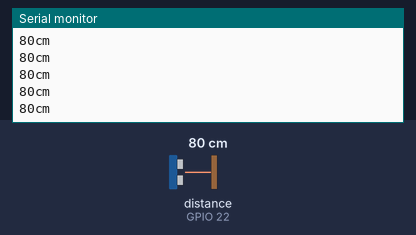
Bench run of a sketch on a simulated ESP32. Shown: the last lines printed to the serial monitor. Wiring (inferred from the names in the program): ultrasonic range finder: trigger GPIO 23; echo GPIO 22. The inputs (shaded band) are chosen by the test bench; at power-on: distance to the obstacle (sensor on GPIO 22) 80 cm. The echo pulse lasts 58.3 µs per cm.

Above: at 1.2 s.
1.3 s: distance to the obstacle (sensor on GPIO 22) set to 2 cm
At 1.37 s:
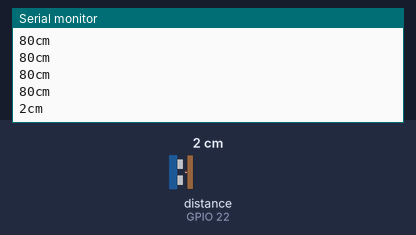
2.8 s: distance to the obstacle (sensor on GPIO 22) set to 4 cm
At 2.88 s:
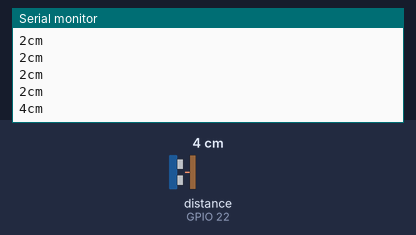
Timing chart, 0 to 5.8 s (numbered marks = the images above; inputs shaded):
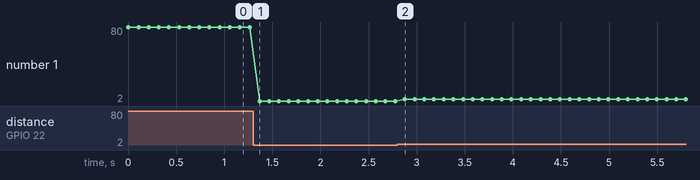

Measured:
- after the input at 1.3 s, the serial monitor: prints a new line after 0.07 s (image 1)
- after the input at 2.8 s, the serial monitor: prints a new line after 0.08 s (image 2)
- plotted number 1: 80 → 2 after the input at 1.3 s, 2 → 4 after the input at 2.8 s

The sketch:

esp32_ultrasonic.ino
```cpp
#define trigPin 23 // Trigger Pin of Ultrasonic Sensor
#define echoPin 22 // Echo Pin of Ultrasonic Sensor

void setup() {
   Serial.begin(9600); // Starting Serial Terminal

}

void loop() {
   long duration, cm;
   pinMode(trigPin, OUTPUT);
   digitalWrite(trigPin, LOW);
   delayMicroseconds(5);
   digitalWrite(trigPin, HIGH);
   delayMicroseconds(10);
   digitalWrite(trigPin, LOW);
   pinMode(echoPin, INPUT);
   duration = pulseIn(echoPin, HIGH);
   cm = duration / 29 / 2;
   Serial.print(cm);
   Serial.print("cm");
   Serial.println();
   delay(100);
}
```
